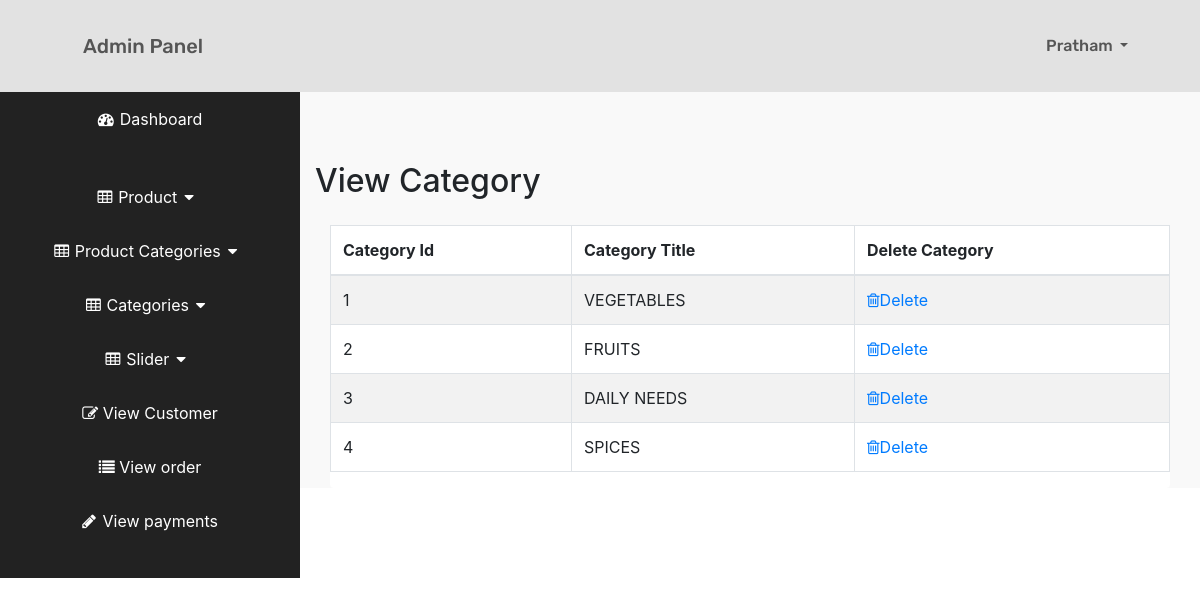
The page /admin_area/index.php?view_categories (signed in) on the database its author committed.
### tables this page shows
CREATE TABLE `categories` (
  `cat_id` int(10) NOT NULL,
  `cat_title` text NOT NULL
);

### admin_area/view_categories.php (the view)
<?php
if (!isset($_SESSION['admin_email'])) {
  echo "<script>window.open('login.php','_self')</script>";
}
else{
?>
<h2 class="page-header heading">
			View Category
		</h2>
	<div class="row">
		<div class="col-12">
			<div class="card view_sec">
				<div class="card-body view_body">
					<div class="table-responsive">
					<table class="table table-hover table-striped table-bordered">
						 <thead>
						 	<tr>
						 		<th>Category Id</th>
						 		<th>Category Title</th>
						 		<th>Delete Category</th>
						 	</tr>
						 </thead>
						 <tbody>
						 	<?php
						 	$i=0;
						 	$get_cat="select * from categories";
						 	$run_cat=mysqli_query($con,$get_cat);
						 	while ($row_cat=mysqli_fetch_array($run_cat)) {
						 	 	$cat_id=$row_cat['cat_id'];
						 	 	$cat_title=$row_cat['cat_title'];
						 	 	$i++;
						 	?>
						 	<tr>
						 		<td><?php echo $i; ?></td>
								<td><?php echo $cat_title; ?></td>
								<td><a href="index.php?delete_cat=<?php echo $cat_id; ?>"><i class="fa fa-trash-o"></i>Delete</a></td>
						 	</tr>
						 <?php } ?>
						 </tbody>
						</table>
					</div>
				</div>
				</div>
			</div>
		</div>
	</div>
<?php } ?>

### admin_area/index.php (shortened to what this page needs)
<?php
include ('includes/db.php');
if (!isset($_SESSION['admin_email'])) {
	echo "<script>window.open('login.php','_self')</script>";
}
else{
?>
<?php
$admin_session=$_SESSION['admin_email'];
$get_admin="select * from admin where admin_email='$admin_session'";
$run_admin=mysqli_query($con,$get_admin);
$row_admin=mysqli_fetch_array($run_admin);
$admin_name=$row_admin['admin_name'];
?>
<!DOCTYPE html>
<html lang="en">
<head>
	<link rel="stylesheet" href="https://stackpath.bootstrapcdn.com/font-awesome/4.7.0/css/font-awesome.min.css">
	<link rel="stylesheet" href="https://stackpath.bootstrapcdn.com/bootstrap/4.5.0/css/bootstrap.min.css">
	<link rel="stylesheet" type="text/css" href="css/style.css">
</head>
<body>
	<div id="wrapper">
		<nav class="navbar navbar-expand-lg col-3 top-home-nav">
  <a class="navbar-brand admin_panel_head" href="index.php">Admin Panel</a>
   <div class="collapse navbar-collapse">
  <div class="collapse navbar-collapse" id="navbarSupportedContent">
    <ul class="navbar-nav mr-auto top-nav">
      <li class="nav-item dropdown">
        <a class="nav-link dropdown-toggle" href="#" id="navbarDropdown" role="button" data-toggle="dropdown" aria-haspopup="true" aria-expanded="false">
          <?php echo $admin_name; ?>
        </a>
      </li>
    </ul>
  </div>
  </nav>
</div>
  <div class="row">
		<?php include('includes/sidebar.php') ?>
		<div class="col-9 p-0">
		<div id="page-wrapper">
			<div class="container-fluid col-9 m-0 admin-ryt-side">
				<?php
				if(isset($_GET['view_categories'])){
					include ('view_categories.php');
				}
				?>
			</div>
		</div>
	</div>
</body>
</html>
<?php } ?>

### admin_area/css/style.css (style rules this page uses)
* { padding: 0; margin: 0 auto; box-sizing: border-box; text-align: left; }
.row { margin: 0 }
.admin-ryt-side { max-width: 100%; }
.top-home-nav { margin: 0; }
.top-home-nav a { font-family: rubik; font-weight: 500; color: #555555; }
.admin_panel_head { padding-right: 300%; padding-left: 25%; }
.heading { text-align: left; padding: 8% 0% 2%; }
#wrapper { background-color: #e2e2e2; padding: 1.5% 0% 1.5% 0; }
#page-wrapper { padding: 0; width: 100%; background-color: #f9f9f9; }
.top-nav { padding: 0 15px; }
.top-nav li { display: inline-block; float: left; }
.top-nav li a { padding-top: 15px 0; line-height: 20px; }
.card-body { padding: 5%; margin: 0; color: #ffffff; }
.view_sec { border: none; }
.view_body { padding: 0; }

### rows shown on the page
categories: cat_title "VEGETABLES"
categories: cat_title "FRUITS"
categories: cat_title "DAILY NEEDS"
categories: cat_title "SPICES"

### other values the page prints
$admin_name "Pratham"
